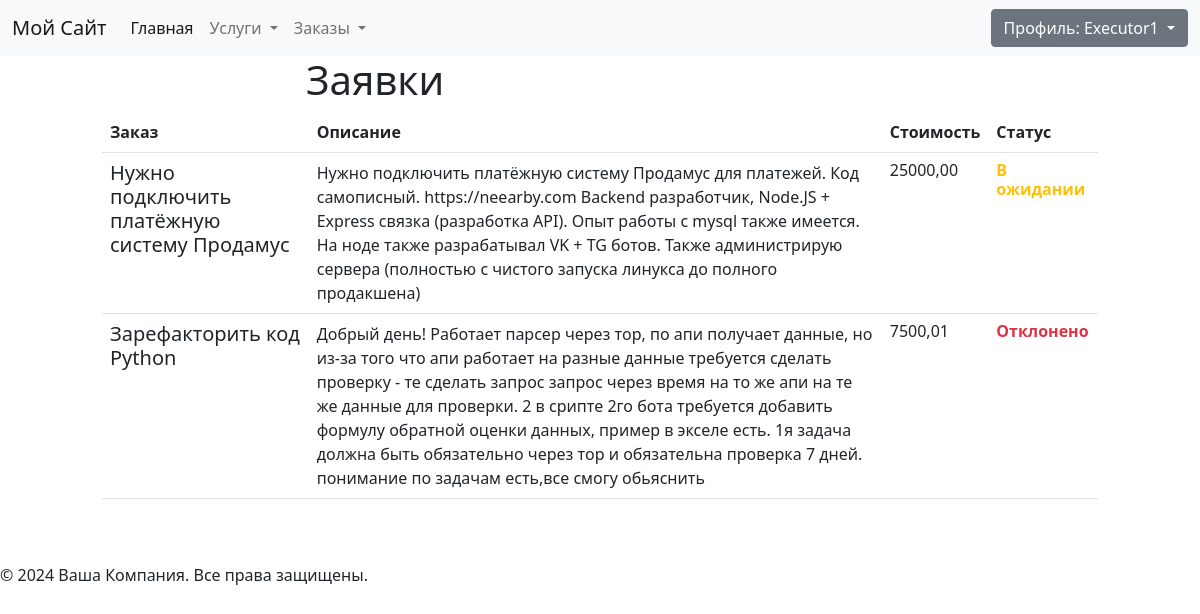
The app's page /executors/requests/ (signed in) with its own data.
### freelance/models.py (models this page shows, shortened)
class OrderRequest(models.Model):
    order = models.ForeignKey(
        Order, on_delete=models.CASCADE, related_name="requests", verbose_name="Заказ"
    )
    executor = models.ForeignKey(
        Executor,
        on_delete=models.CASCADE,
        related_name="order_requests",
        verbose_name="Исполнитель",
        default=None,
        null=True,
    )
    about_executor = models.TextField(
        verbose_name="Об исполнителе", blank=True, null=True
    )
    created_at = models.DateTimeField(auto_now_add=True, verbose_name="Дата создания")
    status = models.CharField(
        max_length=20,
        choices=[
            ("pending", "В ожидании"),
            ("accepted", "Принято"),
            ("rejected", "Отклонено"),
        ],
        default="pending",
        verbose_name="Статус",
    )
    class Meta:
        unique_together = ("order", "executor")
        verbose_name = "Заявка на заказ"
        verbose_name_plural = "Заявки на заказы"

class Order(models.Model):
    order_type = models.CharField(
        max_length=11,
        choices=Service.ServicesType.choices,
        default="design",
        verbose_name="Тип заказа",
    )
    title = models.CharField(max_length=255, verbose_name="Заголовок")
    description = models.TextField(verbose_name="Описание")
    created_at = models.DateTimeField(
        auto_now_add=True, verbose_name="Создан", null=True
    )
    updated_at = models.DateTimeField(auto_now=True, verbose_name="Обновлен", null=True)
    price = models.DecimalField(
        verbose_name="Стоимость", max_digits=10, decimal_places=2, default=0
    )
    customer = models.ForeignKey(
        Customer,
        on_delete=models.CASCADE,
        related_name="customers",
        blank=True,
        null=True,
        verbose_name="Заказчик",
    )
    executor = models.ForeignKey(
        Executor,
        on_delete=models.CASCADE,
        related_name="executors",
        blank=True,
        null=True,
        verbose_name="Исполнитель",
    )
    class Meta:
        verbose_name = "Заказ"
        verbose_name_plural = "Заказы"

### freelance/views.py (the view)
# urls.py: path("executors/requests/", ExecutorsRequestsListView.as_view(), name="executor-requests"),
class ExecutorsRequestsListView(ListView):
    template_name = "freelance/executors/executors-requests.html"
    context_object_name = "requests"
    def get_queryset(self):
        executor = Executor.objects.get(profile__user=self.request.user)
        return OrderRequest.objects.filter(executor=executor)
    def get_context_data(self, **kwargs):
        context = super().get_context_data(**kwargs)
        context["title_label"] = "Заявки"
        return context

### freelance/templatetags/custom_tags.py (called while the page is built)
@register.filter(name='has_group')
def has_group(user, group_name):
    return Group.objects.get(name=group_name).user_set.filter(id=user.id).exists()

### templates/freelance/executors/executors-requests.html (shortened to what this page needs)
{% extends 'basic/base.html' %}
{% block content %}
    <div class="row">
        <div class="col-md-6 offset-md-3">
            <h1>Заявки</h1>
        </div>
        <div class="orders mb-5 text-left col-md-10 offset-md-1">
            <table class="table"><tbody>
            {% if not requests %}
                <tr>
                    <td colspan="5">Заявок нет</td>
                </tr>
            {% else %}
                <tr>
                    <th>Заказ</th>
                    <th>Описание</th>
                    <th>Стоимость</th>
                    <th>Статус</th>
                </tr>
                {% for request in requests %}
                    <tr>
                        <td>
                            <h5>{{ request.order.title }}</h5>
                        </td>
                        <td>
                            {{ request.order.description }}
                        </td>
                        <td>
                            <h6>{{ request.order.price }}</h6>
                        </td>
                        <td>
                            <h6>
                                <strong {% if request.get_status_display == 'Принято' %}
                                            class="text-success"
                                        {% elif request.get_status_display == 'Отклонено' %}
                                            class="text-danger"
                                        {% else %}
                                            class="text-warning"
                                        {% endif %}
                                >
                                    {{ request.get_status_display }}
                                </strong>
                            </h6>
                        </td>
                    </tr>
                {% endfor %}
            {% endif %}
            </tbody></table>
        </div>
    </div>
{% endblock %}

### templates/basic/includes/login.html (shortened to what this page needs)
{% load custom_tags %}
{% if user.is_authenticated%}
<div class="dropdown">
    <button class="btn btn-secondary dropdown-toggle" type="button" id="dropdownMenuButton1"
        data-bs-toggle="dropdown" aria-expanded="false">
        Профиль: {{ user.username }}
    </button>
</div>
{% endif %}

### records on screen
OrderRequest: order "Нужно подключить платёжную систему Продамус", order.description "Нужно подключить платёжную систему Продамус для платежей. Код самописный. https://neearby.com Backend разработчик, Node.JS + Express связка (разработка API). Опыт работы с mysql также имеется. На ноде также разрабатывал VK + TG ботов. Также администрирую сервера (полностью с чистого запуска линукса до полного продакшена)", order.price "25000,00", status "В ожидании"
OrderRequest: order "Зарефакторить код Python", order.description "Добрый день! Работает парсер через тор, по апи получает данные, но из-за того что апи работает на разные данные требуется сделать проверку - те сделать запрос запрос через время на то же апи на те же данные для проверки. 2 в срипте 2го бота требуется добавить формулу обратной оценки данных, пример в экселе есть. 1я задача должна быть обязательно через тор и обязательна проверка 7 дней. понимание по задачам есть,все смогу обьяснить", order.price "7500,01", status "Отклонено"

### other values on screen
{{ user.username }} "Executor1"
